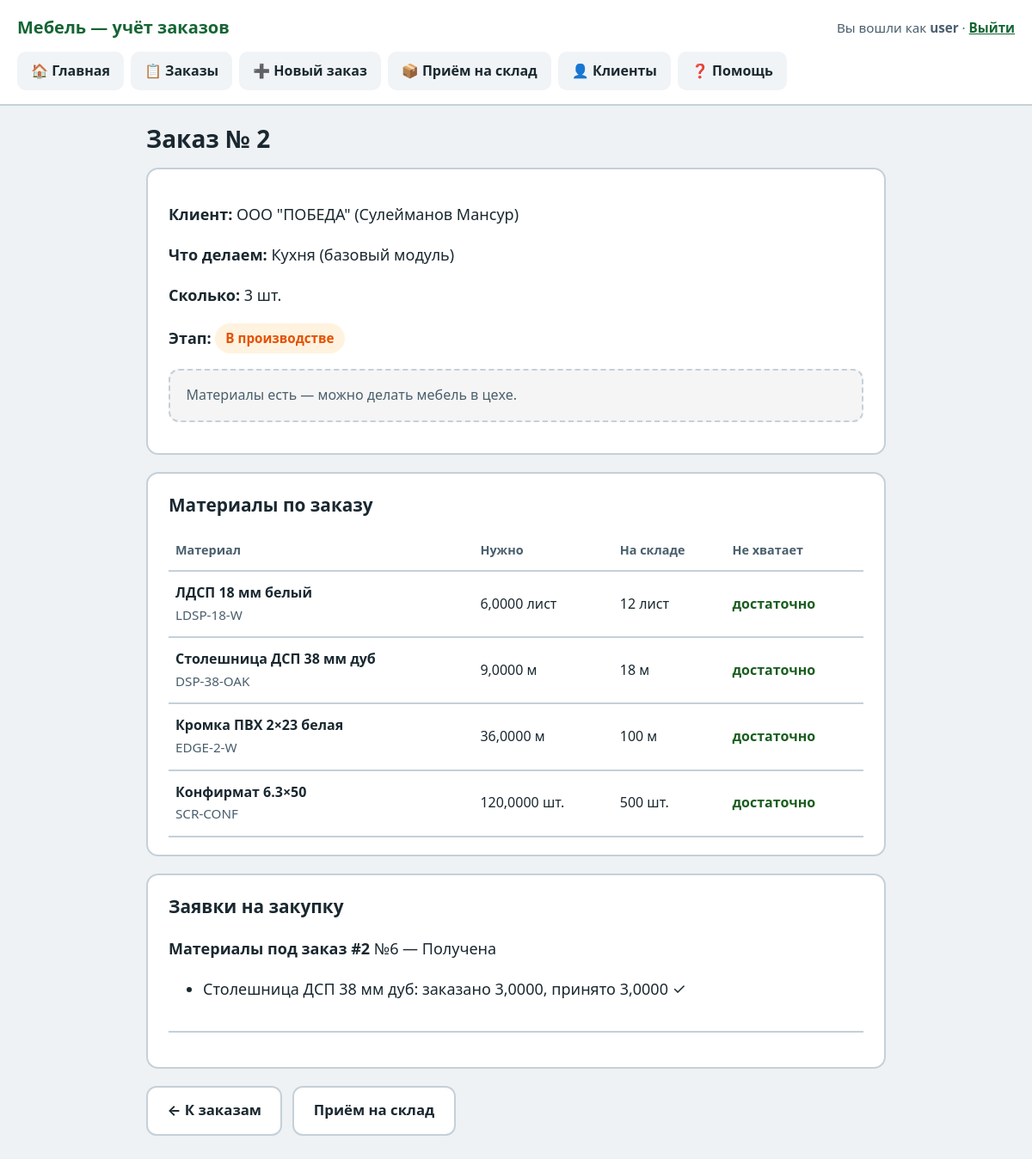
Page /orders/2/ (signed in) on the committed database.
### orders/models.py (models this page shows, shortened)
class Order(models.Model):
    customer = models.ForeignKey(
        "customers.Customer",
        on_delete=models.PROTECT,
        related_name="orders",
        verbose_name="Клиент",
    )
    product_template = models.ForeignKey(
        "catalog.ProductTemplate",
        on_delete=models.PROTECT,
        related_name="orders",
        verbose_name="Изделие (шаблон)",
    )
    quantity = models.PositiveIntegerField(
        "Количество изделий",
        default=1,
        validators=[MinValueValidator(1)],
    )
    status = models.CharField(
        "Статус",
        max_length=32,
        choices=OrderStatus.choices,
        default=OrderStatus.NEW,
        db_index=True,
    )
    notes = models.TextField("Примечания", blank=True)
    internal_number = models.CharField("Внутренний номер", max_length=64, blank=True, db_index=True)
    created_at = models.DateTimeField(auto_now_add=True)
    updated_at = models.DateTimeField(auto_now=True)
    created_by = models.ForeignKey(
        settings.AUTH_USER_MODEL,
        on_delete=models.SET_NULL,
        null=True,
        blank=True,
        related_name="orders_created",
    )
    class Meta:
        verbose_name = "Заказ"
        verbose_name_plural = "Заказы"
        ordering = ["-created_at"]

### customers/models.py (models this page shows)
class Customer(models.Model):
    name = models.CharField("Имя / контактное лицо", max_length=255)
    organization = models.CharField("Организация", max_length=255, blank=True)
    phone = models.CharField("Телефон", max_length=32, unique=True)
    email = models.EmailField("E-mail", blank=True)
    address = models.TextField("Адрес", blank=True)
    requisites = models.TextField("Реквизиты", blank=True)
    manager_notes = models.TextField("Комментарии менеджера", blank=True)
    preferences = models.TextField("Предпочтения клиента", blank=True)
    payment_status = models.CharField(
        "Статус оплаты",
        max_length=20,
        choices=PaymentStatus.choices,
        default=PaymentStatus.UNKNOWN,
    )
    is_active = models.BooleanField("Активен", default=True)
    created_at = models.DateTimeField(auto_now_add=True)
    updated_at = models.DateTimeField(auto_now=True)
    class Meta:
        verbose_name = "Клиент"
        verbose_name_plural = "Клиенты"
        ordering = ["organization", "name"]
    def __str__(self) -> str:
        if self.organization:
            return f"{self.organization} ({self.name})"
        return self.name

### catalog/models.py (models this page shows, shortened)
class ProductTemplate(models.Model):
    code = models.SlugField("Код", max_length=64, unique=True)
    name = models.CharField("Название", max_length=255)
    description = models.TextField("Описание", blank=True)
    is_active = models.BooleanField(default=True)
    created_at = models.DateTimeField(auto_now_add=True)
    class Meta:
        verbose_name = "Шаблон изделия"
        verbose_name_plural = "Шаблоны изделий"
        ordering = ["name"]

class Material(models.Model):
    sku = models.CharField("Код (SKU)", max_length=64, unique=True, db_index=True)
    name = models.CharField("Наименование", max_length=255)
    unit = models.CharField("Ед. изм.", max_length=16, choices=Unit.choices, default=Unit.PCS)
    min_quantity = models.DecimalField(
        "Минимальный остаток",
        max_digits=14,
        decimal_places=4,
        default=Decimal("0"),
        validators=[MinValueValidator(Decimal("0"))],
    )
    storage_hint = models.CharField(
        "Подсказка по размещению (текст)",
        max_length=255,
        blank=True,
        help_text="Позже можно связать с ячейкой склада через движения.",
    )
    is_active = models.BooleanField(default=True)
    created_at = models.DateTimeField(auto_now_add=True)
    class Meta:
        verbose_name = "Материал"
        verbose_name_plural = "Материалы"
        ordering = ["sku"]

### procurement/models.py (models this page shows, shortened)
class PurchaseRequisition(models.Model):
    order = models.ForeignKey(
        "orders.Order",
        on_delete=models.CASCADE,
        null=True,
        blank=True,
        related_name="purchase_requisitions",
        verbose_name="Заказ",
    )
    status = models.CharField(
        "Статус",
        max_length=32,
        choices=RequisitionStatus.choices,
        default=RequisitionStatus.PENDING_APPROVAL,
    )
    title = models.CharField("Название", max_length=255, blank=True)
    created_at = models.DateTimeField(auto_now_add=True)
    approved_at = models.DateTimeField(null=True, blank=True)
    approved_by = models.ForeignKey(
        "auth.User",
        on_delete=models.SET_NULL,
        null=True,
        blank=True,
        related_name="approved_requisitions",
    )
    class Meta:
        verbose_name = "Заявка на закупку"
        verbose_name_plural = "Заявки на закупку"
        ordering = ["-created_at"]

class PurchaseRequisitionLine(models.Model):
    requisition = models.ForeignKey(
        PurchaseRequisition,
        on_delete=models.CASCADE,
        related_name="lines",
        verbose_name="Заявка",
    )
    material = models.ForeignKey(
        "catalog.Material",
        on_delete=models.PROTECT,
        related_name="purchase_lines",
        verbose_name="Материал",
    )
    quantity_required = models.DecimalField(
        "Требуется закупить",
        max_digits=14,
        decimal_places=4,
        validators=[MinValueValidator(Decimal("0.0001"))],
    )
    suggested_supplier = models.ForeignKey(
        Supplier,
        on_delete=models.SET_NULL,
        null=True,
        blank=True,
        verbose_name="Поставщик",
    )
    unit_price_estimate = models.DecimalField(
        "Оценка цены за ед.",
        max_digits=14,
        decimal_places=2,
        null=True,
        blank=True,
    )
    quantity_received = models.DecimalField(
        "Уже принято на склад",
        max_digits=14,
        decimal_places=4,
        default=Decimal("0"),
        validators=[MinValueValidator(Decimal("0"))],
    )
    class Meta:
        verbose_name = "Строка заявки"
        verbose_name_plural = "Строки заявок"
    @property
    def quantity_remaining(self) -> Decimal:
        left = self.quantity_required - self.quantity_received
        return left if left > 0 else Decimal("0")

### orders/web_views.py (the view)
# urls.py: path("orders/<int:pk>/", web_views.order_detail, name="order-detail"),
@login_required
def order_detail(request, pk: int):
    order = get_object_or_404(
        Order.objects.select_related("customer", "product_template"),
        pk=pk,
    )
    return render(request, "orders/order_detail.html", _order_detail_context(order))

### orders/planning.py (called while the page is built)
def material_requirements_for_order(order: Order) -> dict[int, Decimal]:
    needed: dict[int, Decimal] = {}
    lines = BillOfMaterialLine.objects.filter(product_id=order.product_template_id).only(
        "material_id", "quantity_per_unit"
    )
    qty = Decimal(order.quantity)
    for line in lines:
        mid = line.material_id
        needed[mid] = needed.get(mid, Decimal("0")) + line.quantity_per_unit * qty
    return needed

def material_balances(material_ids: list[int] | None = None) -> dict[int, Decimal]:
    qs = StockMovement.objects.values("material_id").annotate(total=Sum("quantity")).order_by()
    if material_ids is not None:
        qs = qs.filter(material_id__in=material_ids)
    return {row["material_id"]: row["total"] or Decimal("0") for row in qs}

def build_order_plan(order: Order) -> OrderPlan:
    need = material_requirements_for_order(order)
    balances = material_balances(list(need.keys())) if need else {}
    shortage = {
        mid: need[mid] - balances.get(mid, Decimal("0"))
        for mid in need
        if need[mid] > balances.get(mid, Decimal("0"))
    }
    return OrderPlan(need=need, balances=balances, shortage=shortage)

    @property
    def shortage(self) -> Decimal:
        gap = self.required - self.on_hand
        return gap if gap > 0 else Decimal("0")

    def rows(self) -> list[MaterialPlanRow]:
        if not self.need:
            return []
        materials = Material.objects.in_bulk(self.need.keys())
        return [
            MaterialPlanRow(
                material=materials[mid],
                required=self.need[mid],
                on_hand=self.balances.get(mid, Decimal("0")),
            )
            for mid in self.need
            if mid in materials
        ]

### orders/templatetags/order_ui.py (called while the page is built)
@register.filter
def status_hint(status_code: str) -> str:
    return STATUS_HINTS.get(status_code, "")

@register.filter
def status_css(status_code: str) -> str:
    return STATUS_CSS.get(status_code, "status-new")

### orders/web_views.py (called while the page is built)
def _order_detail_context(order: Order) -> dict:
    plan = build_order_plan(order)
    requisitions = order.purchase_requisitions.prefetch_related("lines__material").all()
    can_confirm = order.status in (OrderStatus.NEW, OrderStatus.CALCULATING, OrderStatus.PURCHASING)
    return {
        "order": order,
        "plan": plan,
        "requisitions": requisitions,
        "show_calculate_button": can_confirm,
    }

### templates/orders/order_detail.html (shortened to what this page needs)
{% extends "base.html" %}
{% load order_ui %}
{% block content %}
<h1>Заказ № {{ order.pk }}</h1>
<div class="card">
  <p><strong>Клиент:</strong> {{ order.customer }}</p>
  <p><strong>Что делаем:</strong> {{ order.product_template.name }}</p>
  <p><strong>Сколько:</strong> {{ order.quantity }} шт.</p>
  <p>
    <strong>Этап:</strong>
    <span class="status-badge {{ order.status|status_css }}">{{ order.get_status_display }}</span>
  </p>
  <p class="hint">{{ order.status|status_hint }}</p>
</div>
<div class="card">
  <h2>Материалы по заказу</h2>
  {% if plan.rows %}
  <table>
    <thead>
      <tr><th>Материал</th><th>Нужно</th><th>На складе</th><th>Не хватает</th></tr>
    </thead>
    <tbody>
      {% for row in plan.rows %}
      <tr>
        <td><strong>{{ row.material.name }}</strong><br><span class="muted">{{ row.material.sku }}</span></td>
        <td>{{ row.required }} {{ row.material.get_unit_display }}</td>
        <td>{{ row.on_hand }} {{ row.material.get_unit_display }}</td>
        <td>
          {% if row.shortage > 0 %}
            <span class="num-warn">{{ row.shortage }} {{ row.material.get_unit_display }}</span>
          {% else %}
            <span class="num-ok">достаточно</span>
          {% endif %}
        </td>
      </tr>
      {% endfor %}
    </tbody>
  </table>
  {% else %}
  <p class="box-warn">Спецификация не настроена — обратитесь к администратору.</p>
  {% endif %}
</div>
{% if requisitions %}
<div class="card">
  <h2>Заявки на закупку</h2>
  {% for r in requisitions %}
  <div style="margin-bottom:1.25rem; padding-bottom:1rem; border-bottom:2px solid var(--border);">
    <p><strong>{{ r.title }}</strong> №{{ r.pk }} — {{ r.get_status_display }}</p>
    <ul>
      {% for line in r.lines.all %}
      <li>
        {{ line.material.name }}: заказано {{ line.quantity_required }},
        принято {{ line.quantity_received }}
        {% if line.quantity_remaining > 0 %}— ещё <strong>{{ line.quantity_remaining }}</strong>{% else %} ✓{% endif %}
      </li>
      {% endfor %}
    </ul>
  </div>
  {% endfor %}
</div>
{% endif %}
<p class="actions">
  <a class="btn" href="{% url 'order-list' %}">← К заказам</a>
  <a class="btn" href="{% url 'warehouse-requisition-list' %}">Приём на склад</a>
</p>
{% endblock %}

### templates/base.html (shortened to what this page needs)
{% load static %}
<!DOCTYPE html>
<html lang="ru">
<head>
  <link rel="stylesheet" href="{% static 'css/app.css' %}">
</head>
<body>
<header>
  <div class="header-top">
    <a class="logo" href="{% url 'dashboard' %}">Мебель — учёт заказов</a>
    <div class="user-bar">
      {% if user.is_authenticated %}
        Вы вошли как <strong>{{ user.get_username }}</strong> ·
        <a href="{% url 'logout' %}">Выйти</a>
      {% else %}
        <a href="{% url 'login' %}">Войти в программу</a>
      {% endif %}
    </div>
  </div>
  {% if user.is_authenticated %}
  <nav>
    <a href="{% url 'dashboard' %}">🏠 Главная</a>
    <a href="{% url 'order-list' %}">📋 Заказы</a>
    <a href="{% url 'order-create' %}">➕ Новый заказ</a>
    <a href="{% url 'warehouse-requisition-list' %}">📦 Приём на склад</a>
    <a href="{% url 'customer-list' %}">👤 Клиенты</a>
    <a href="{% url 'help' %}">❓ Помощь</a>
  </nav>
  {% endif %}
</header>
<main>
  {% block content %}{% endblock %}
</main>
</body>
</html>

### static/css/app.css (style rules this page uses)
:root { --bg: #eef2f5; --card: #fff; --border: #c5d0d8; --accent: #156534; --accent-hover: #0f4d28; --text: #1a2830; --muted: #4a5f6d; --warn-bg: #fff8e6; --warn-border: #e6c200; --ok-bg: #e8f5e9; --ok-border: #81c784; --info-bg: #e3f2fd; --info-border: #64b5f6; }
* { box-sizing: border-box; }
body { font-family: "Segoe UI", system-ui, -apple-system, Roboto, sans-serif; margin: 0; background: var(--bg); color: var(--text); line-height: 1.6; font-size: 18px; }
header { background: var(--card); border-bottom: 2px solid var(--border); padding: 1rem 1.25rem; }
.header-top { display: flex; flex-wrap: wrap; align-items: center; justify-content: space-between; gap: 0.75rem; margin-bottom: 0.75rem; }
.logo { font-size: 1.25rem; font-weight: 700; color: var(--accent); text-decoration: none; }
nav { display: flex; flex-wrap: wrap; gap: 0.5rem; }
nav a { display: inline-block; padding: 0.6rem 1rem; border-radius: 10px; background: #f0f4f7; color: var(--text); text-decoration: none; font-weight: 600; font-size: 1rem; }
.user-bar { font-size: 0.95rem; color: var(--muted); }
.user-bar a { color: var(--accent); font-weight: 600; }
main { max-width: 900px; margin: 0 auto; padding: 1.25rem; }
h1 { font-size: 1.75rem; margin: 0 0 1rem; line-height: 1.3; }
h2 { font-size: 1.3rem; margin: 0 0 0.75rem; }
.card { background: var(--card); border: 2px solid var(--border); border-radius: 14px; padding: 1.25rem 1.5rem; margin-bottom: 1.25rem; }
.box-info, .box-warn, .box-ok, .hint { padding: 1rem 1.15rem; border-radius: 12px; margin: 0 0 1rem; font-size: 1rem; }
.hint { background: #f5f5f5; border: 2px dashed var(--border); color: var(--muted); }
.btn { display: inline-block; padding: 0.85rem 1.4rem; border-radius: 12px; border: 2px solid var(--border); background: var(--card); cursor: pointer; font-weight: 700; font-size: 1.05rem; text-decoration: none; color: var(--text); text-align: center; }
.actions { display: flex; flex-wrap: wrap; gap: 0.75rem; margin: 1rem 0; }
table { width: 100%; border-collapse: collapse; font-size: 1rem; }
th, td { text-align: left; padding: 0.75rem 0.5rem; border-bottom: 2px solid var(--border); vertical-align: middle; }
th { font-size: 0.9rem; color: var(--muted); font-weight: 700; }
.status-badge { display: inline-block; padding: 0.35rem 0.75rem; border-radius: 999px; font-weight: 700; font-size: 0.95rem; }
.status-work { background: #fff3e0; color: #e65100; }
.muted { color: var(--muted); font-size: 0.95rem; }
.num-ok { color: #1b5e20; font-weight: 700; }

### rows in the picture
Order: pk "2", customer "ООО \"ПОБЕДА\" (Сулейманов Мансур)", product_template.name "Кухня (базовый модуль)", quantity "3", status "В производстве", status|status_hint "Материалы есть — можно делать мебель в цехе."
Material: material.name "ЛДСП 18 мм белый", material.sku "LDSP-18-W", material.unit "лист", material.unit "лист"
Material: material.name "Столешница ДСП 38 мм дуб", material.sku "DSP-38-OAK", material.unit "м", material.unit "м"
Material: material.name "Кромка ПВХ 2×23 белая", material.sku "EDGE-2-W", material.unit "м", material.unit "м"
Material: material.name "Конфирмат 6.3×50", material.sku "SCR-CONF", material.unit "шт.", material.unit "шт."
PurchaseRequisition: title "Материалы под заказ #2", pk "6", status "Получена"
PurchaseRequisitionLine: material.name "Столешница ДСП 38 мм дуб", quantity_required "3,0000", quantity_received "3,0000"

### other values in the picture
{{ user.get_username }} "user"
{{ row.required }} "6,0000" "9,0000" "36,0000" "120,0000"
{{ row.on_hand }} "12" "18" "100" "500"
